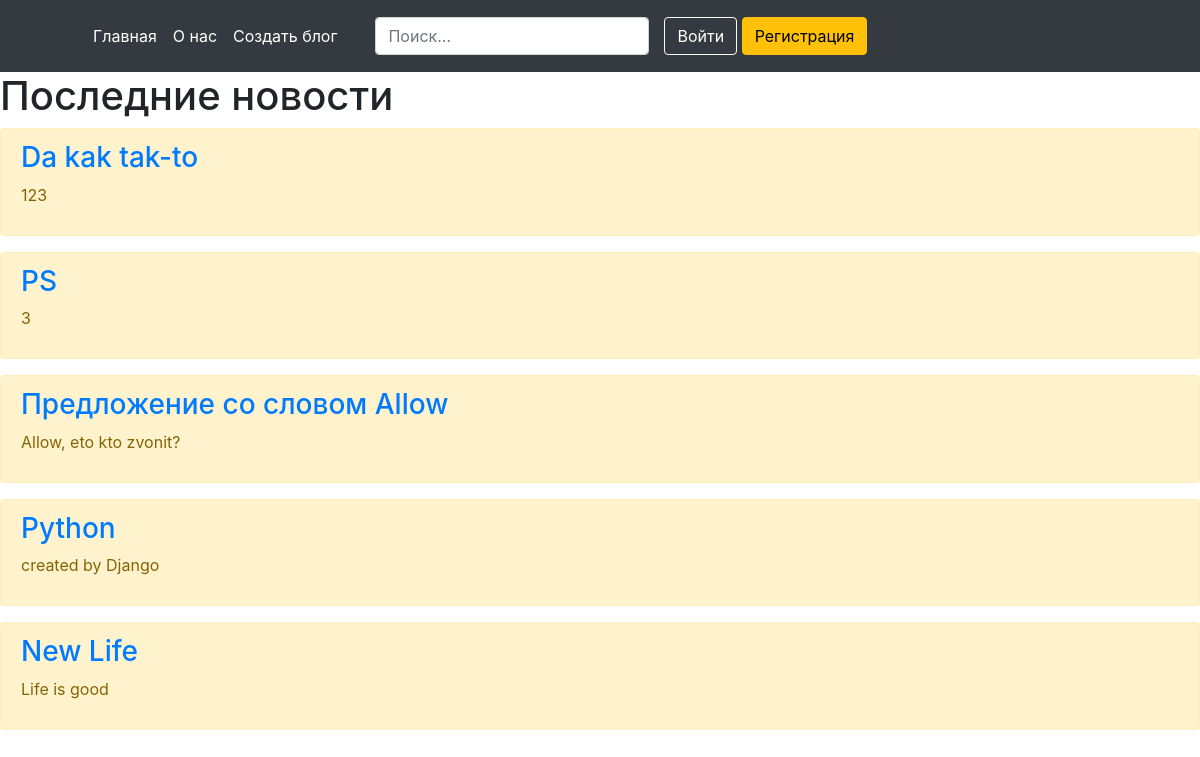
The app's page /, older data.
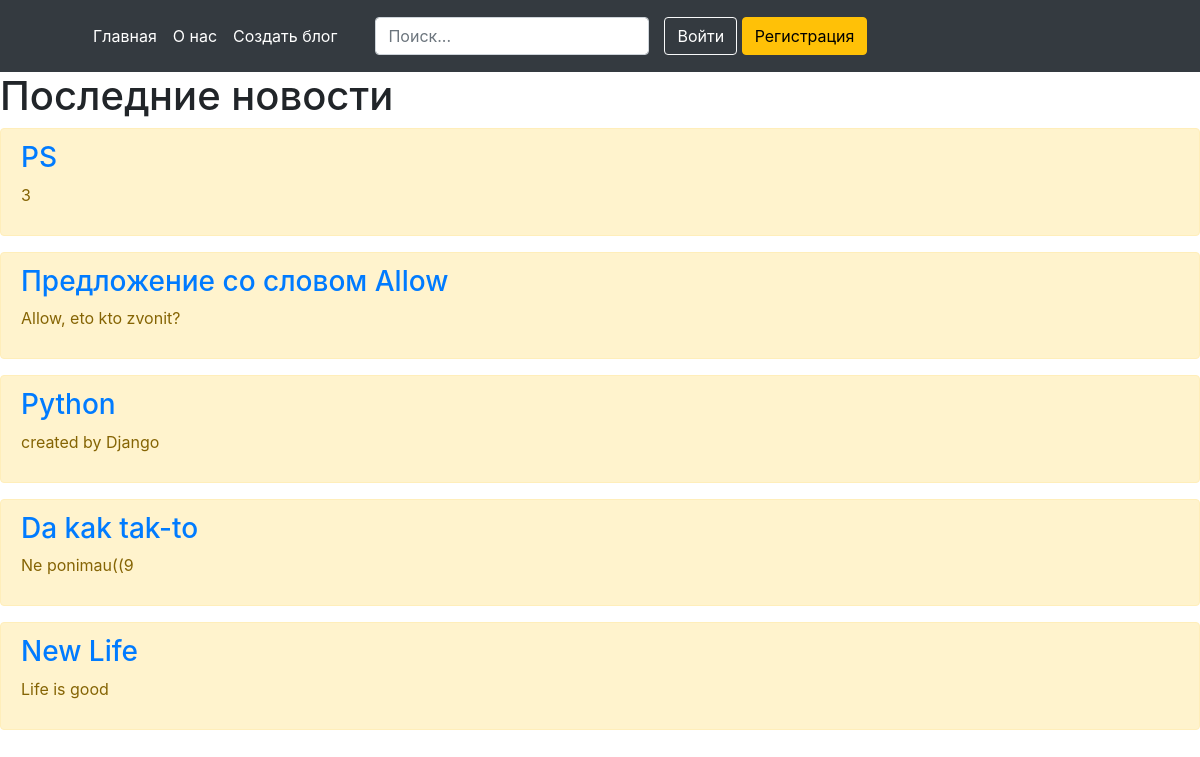
The same page, newer data.
### main/models.py (models this page shows, shortened)
class Task(models.Model):
    title = models.CharField('Title', max_length=200)
    task = models.TextField('Description')
    publication = models.DateTimeField(auto_now_add=True)
    class Meta:
        verbose_name = 'Статья'
        verbose_name_plural = 'Статьи'

### main/views.py (the view)
# urls.py: path('', views.index, name='home'),
def index(request):
    tasks = Task.objects.order_by('-publication')
    return render(request, 'main/index.html', {'title': 'Главная', 'tasks': tasks})

### main/templates/main/index.html (shortened to what this page needs)
{% extends 'main/base.html' %}
{% block content %}
     <h1>Последние новости</h1>
    {% if tasks %}
        {% for el in tasks %}
            <div class="alert alert-warning mt-2">
                <a href="{% url 'detail' el.id %}"> <h3>{{ el.title }}</h3></a>
                <p>{{ el.task }}</p>
            </div>
        {% endfor %}
    {% else %}
        <p>Записей нет</p>
    {% endif %}
{% endblock %}

Row changes from the older to the newer data that the page shows:
changed Task "Da kak tak-to": task "123" → "Ne ponimau((9"; moves down the list
